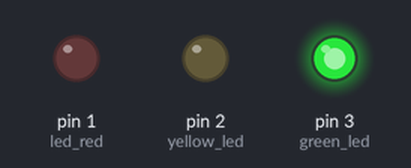
The sketch below on a simulated Arduino Uno, built with avr-gcc and run on an emulated ATmega328P. Shown: output pins drawn as LEDs (lit = HIGH).

Above: at 0.15 s.
At 0.75 s:
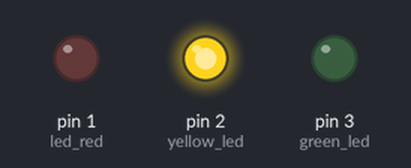
At 1.35 s:
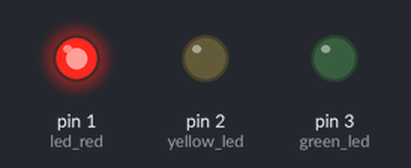
At 3.45 s:
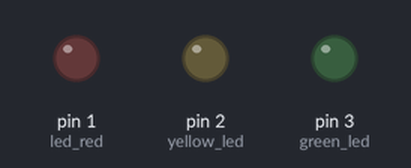
Timing chart, 0 to 4.1 s (numbered marks = the images above):
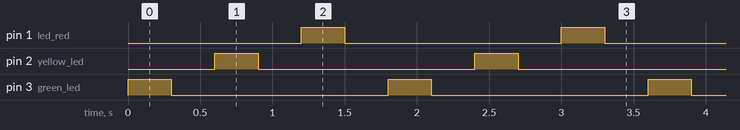

Measured:
- by itself, pin 1 (led_red), pin 2 (yellow_led), pin 3 (green_led): alternates HIGH for 0.30 s and LOW for 1.5 s
- by itself, everything shown: repeats every 1.8 s, in 6 steps

The sketch:

Den_giao_thong.ino
```cpp
int led_red = 1, yellow_led = 2, green_led=3;   //Chân cắm đèn LED đỏ là 1, chân cắm đèn LED vàng là 2, chân cắm đèn LED xanh là 3
void setup()
{
    pinMode(led_red, OUTPUT);         //Đèn LED đỏ
    pinMode(yellow_led, OUTPUT);      //Đèn LED vàng
    pinMode(green_led, OUTPUT);       //Đèn LED xanh
}
void loop()
{
  digitalWrite(green_led, HIGH);      //Sáng đèn LED xanh
  delay(300);                         //Trong khoảng 0.3 giây
  digitalWrite(green_led, LOW);       //Tắt đèn LED xanh
  delay(300);                         //Trong khoảng 0.3 giây
  digitalWrite(yellow_led, HIGH);     //Sáng đèn LED vàng
  delay(300);                         //Trong khoảng 0.3 giây
  digitalWrite(yellow_led, LOW);      //Tắt đèn LED vàng
  delay(300);                         //Trong khoảng 0.3 giây
  digitalWrite(led_red, HIGH);        //Sáng đèn LED đỏ
  delay(300);                         //Trong khoảng 0.3 giây
  digitalWrite(led_red, LOW);         //Tắt đèn LED đỏ
  delay(300);                         //Trong khoảng 0.3 giây
}
```
